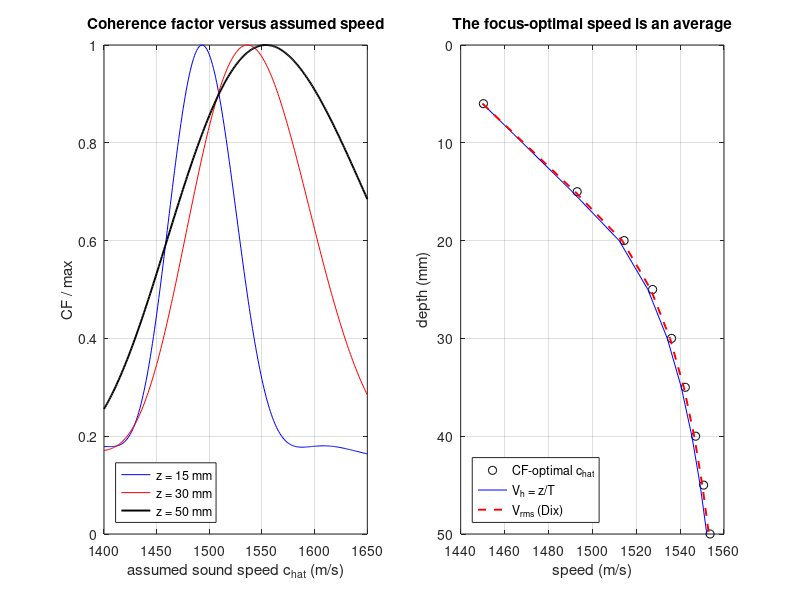

Write the MATLAB code that produced this figure.
%% m32_global_sos_focus.m
% Global sound speed by focus-quality maximization in a two-layer medium.
% Purpose : Simulate channel data (0 deg plane-wave transmit, 64-element
%           receive, 5 MHz) from wire targets under a 10 mm fat layer
%           (1450 m/s) over liver (1580 m/s). Receive times are ray-traced
%           with Snell's law (refraction included). For each target, sweep
%           the assumed speed c_hat, beamform a small ROI tied to two-way
%           time, and keep the c_hat that maximizes the coherence factor.
%           Compare with two averages of the true profile:
%             harmonic (time-average) V_h = z / T,   T = sum d_i/c_i
%             RMS (Dix)                V_rms = sqrt( sum c_i^2 dT_i / T )
%           Then invert the measured averages to interval (local) speeds
%           with the straight-ray rule (dz/dT) and with Dix (d(V^2 T)/dT).
% Change  : c_fat, d_fat, c_liv, f0, the receive aperture Nel.
% Expect  : best c_hat follows V_rms within about 1 m/s (0.6-1.0 m/s
%           high) and sits 1.5-2.3 m/s above V_h; V_rms exceeds V_h by
%           w1 w2 (c2 - c1)^2 / (2 V_h), about 1.1 m/s at 40 mm; the interval
%           speed below the fat is recovered to < 1 m/s by Dix and to
%           0.5-2.5 m/s by the straight-ray rule; the shallow fat target
%           gives 1450.
% Runtime : about 3 s in Octave.
clear; close all; rng(1);

c_fat = 1450; d_fat = 10e-3; c_liv = 1580;   % layer speeds (m/s), fat thickness (m)
f0 = 5e6; fs = 40e6; sig_t = 0.12e-6;        % centre frequency, sampling, Gaussian envelope std (s)
Nel = 64; pitch = 0.3e-3;                    % receive elements, pitch (m)
xe = ((0:Nel-1) - (Nel-1)/2)*pitch;          % element positions (m)
zt = [6 15 20 25 30 35 40 45 50]*1e-3;       % wire depths on axis (m)
nT = numel(zt);

% ---- ray tracing: one-way time from element (xe,0) to wire (0,z), Snell refraction
Trec = zeros(nT, Nel); Ttx = zeros(nT, 1);
for k = 1:nT
    z = zt(k);
    if z <= d_fat
        Trec(k, :) = sqrt(z^2 + xe.^2)/c_fat; Ttx(k) = z/c_fat; continue;
    end
    d2 = z - d_fat; X = abs(xe);
    lo = zeros(size(X)); hi = (1/c_liv)*(1 - 1e-12)*ones(size(X));   % ray parameter p (s/m)
    for it = 1:60
        p = (lo + hi)/2;
        f = d_fat*p*c_fat./sqrt(1 - (p*c_fat).^2) + d2*p*c_liv./sqrt(1 - (p*c_liv).^2);
        hi(f > X) = p(f > X); lo(f <= X) = p(f <= X);
    end
    p = (lo + hi)/2;
    Trec(k, :) = d_fat./(c_fat*sqrt(1 - (p*c_fat).^2)) + d2./(c_liv*sqrt(1 - (p*c_liv).^2));
    Ttx(k) = d_fat/c_fat + d2/c_liv;         % 0 deg plane wave: vertical path through flat layers
end

% ---- channel data as baseband IQ (analytic RF times exp(-j w0 t))
t = (0:round(80e-6*fs))/fs;                  % fast time (s)
IQ = zeros(numel(t), Nel);
for k = 1:nT
    tau = Ttx(k) + Trec(k, :);               % two-way arrival per element (s)
    D = bsxfun(@minus, t(:), tau);           % time relative to arrival
    IQ = IQ + exp(-D.^2/(2*sig_t^2)).*exp(-1j*2*pi*f0*repmat(tau, numel(t), 1));
end
IQ = IQ + 0.01*(randn(size(IQ)) + 1j*randn(size(IQ)))/sqrt(2);   % -40 dB noise

% ---- sweep c_hat, coherence factor over a time-tied ROI around each wire
chat = 1400:1:1650;
CF = zeros(nT, numel(chat));
Nt = numel(t);
xr = (-0.1:0.05:0.1)*1e-3;                   % ROI lateral positions (m), inside the PSF main lobe
for k = 1:nT
    t0 = Ttx(k) + min(Trec(k, :));           % two-way apex time of the wire (s)
    tr = t0 + (-0.05:0.01:0.05)*1e-6;         % ROI in two-way time (s), +-39 um
    [TR, XR] = ndgrid(tr, xr); TR = TR(:); XR = XR(:);   % pixels, column vectors
    for q = 1:numel(chat)
        ch = chat(q); zh = ch*TR/2;          % pixel depth tied to time
        tau = zh/ch + sqrt(zh.^2 + bsxfun(@minus, XR, xe).^2)/ch;   % 0 deg tx + rx delay, Npix x Nel
        u = tau*fs + 1; i0 = floor(u); fr = u - i0; i0 = min(max(i0, 1), Nt - 1);
        lin = bsxfun(@plus, i0, (0:Nel-1)*Nt);                    % linear indices into IQ
        s = (1 - fr).*IQ(lin) + fr.*IQ(lin + 1);                    % linear interpolation of baseband IQ
        s = s.*exp(1j*2*pi*f0*tau);          % remodulate to the focused phase
        CF(k, q) = sum(abs(sum(s, 2)).^2)/(Nel*sum(abs(s(:)).^2));  % energy-weighted CF over the ROI
    end
end

% ---- results versus the two averages
Vh = zeros(nT, 1); Vr = zeros(nT, 1); best = zeros(nT, 1); T1 = zeros(nT, 1);
fprintf('  z (mm)   best c_hat   V_h (harm.)   V_rms (Dix)   best - V_h   best - V_rms   CF max\n');
for k = 1:nT
    z = zt(k); d1 = min(z, d_fat); d2 = max(0, z - d_fat);
    dT = [d1/c_fat, d2/c_liv]; T1(k) = sum(dT);
    Vh(k) = z/T1(k); Vr(k) = sqrt((c_fat^2*dT(1) + c_liv^2*dT(2))/T1(k));
    [m, i] = max(CF(k, :)); i = min(max(i, 2), numel(chat) - 1);
    y = CF(k, i-1:i+1); best(k) = chat(i) + 0.5*(y(1) - y(3))/(y(1) - 2*y(2) + y(3));   % parabolic refinement
    fprintf('  %5.0f   %9.1f   %10.1f   %10.1f   %9.1f   %11.1f   %6.3f\n', z*1e3, best(k), Vh(k), Vr(k), best(k) - Vh(k), best(k) - Vr(k), m);
end

% ---- interval speeds from the measured averages (one-way times T1 known from the echo times)
fprintf('\nInterval speed between successive wires (true liver %d m/s):\n', c_liv);
fprintf('  interval (mm)   straight-ray dz/dT   Dix sqrt(d(V^2 T)/dT)\n');
for k = 3:nT
    zs_k = best(k)*T1(k); zs_j = best(k-1)*T1(k-1);
    c_str = (zs_k - zs_j)/(T1(k) - T1(k-1));
    c_dix = sqrt((best(k)^2*T1(k) - best(k-1)^2*T1(k-1))/(T1(k) - T1(k-1)));
    fprintf('  %4.0f-%-4.0f      %10.1f          %10.1f\n', zt(k-1)*1e3, zt(k)*1e3, c_str, c_dix);
end
k40 = find(zt == 40e-3); w1 = (d_fat/c_fat)/T1(k40); w2 = 1 - w1;
fprintf('Prediction V_rms - V_h ~ w1 w2 (c_liv - c_fat)^2/(2 V_h) at 40 mm: %.2f m/s (exact %.2f)\n', ...
    w1*w2*(c_liv - c_fat)^2/(2*Vh(k40)), Vr(k40) - Vh(k40));

figure('Position', [50 50 1000 420]);
subplot(1, 2, 1);
plot(chat, CF(zt == 15e-3, :)/max(CF(zt == 15e-3, :)), 'b', chat, CF(zt == 30e-3, :)/max(CF(zt == 30e-3, :)), 'r', ...
     chat, CF(zt == 50e-3, :)/max(CF(zt == 50e-3, :)), 'k', 'LineWidth', 1.4);
xlabel('assumed sound speed c_{hat} (m/s)'); ylabel('CF / max'); legend('z = 15 mm', 'z = 30 mm', 'z = 50 mm', 'Location', 'southwest');
title('Coherence factor versus assumed speed'); grid on;
subplot(1, 2, 2);
plot(best, zt*1e3, 'ko', Vh, zt*1e3, 'b-', Vr, zt*1e3, 'r--', 'LineWidth', 1.4); set(gca, 'YDir', 'reverse');
xlabel('speed (m/s)'); ylabel('depth (mm)'); legend('CF-optimal c_{hat}', 'V_h = z/T', 'V_{rms} (Dix)', 'Location', 'southwest');
title('The focus-optimal speed is an average'); grid on;
